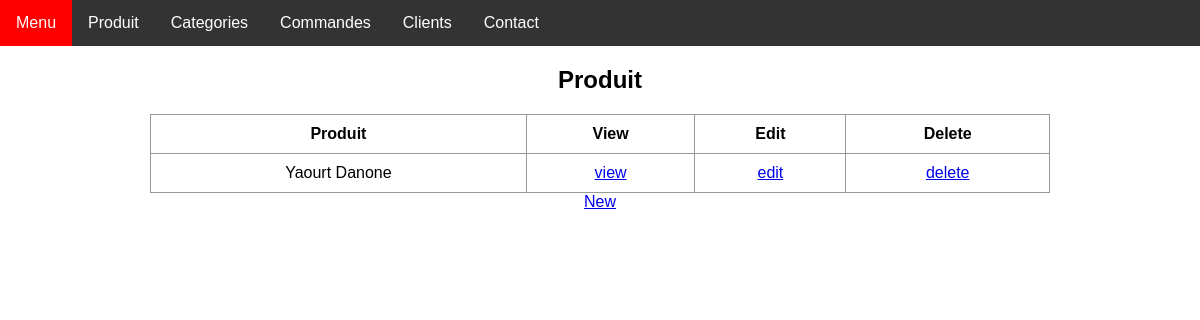
The page /employer/produit/list/ on the database as committed earlier.
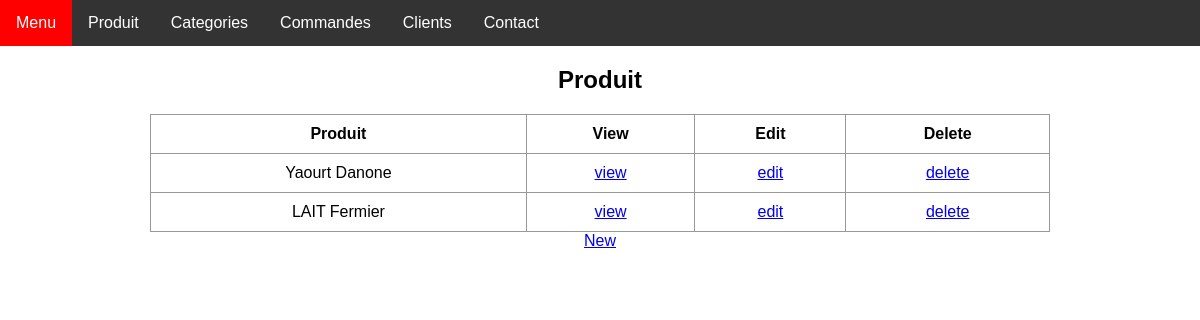
The same page on the database as committed later.
### employer/models.py (models this page shows)
class Produits(models.Model):
    nom = models.CharField(max_length=30,null=False)
    date_per = models.DateField(null=False)
    photo = models.ImageField(upload_to="employer/static/img")
    marque = models.CharField(max_length=30)
    categorie = models.ForeignKey(Categories,on_delete=models.SET_NULL,null=True)
    stock = models.PositiveIntegerField()
    prix = models.DecimalField(max_digits=10, decimal_places=2)
    def __str__(self) -> str:
        return self.nom + " " + self.marque

### employer/views/produit/produit_list.py (the view)
# urls.py: path('produit/list/', ProduitListView.as_view(), name='produit_list'),
class ProduitListView(ListView):
    model = Produits
    template_name = "produit/produit_list.html"

### employer/templates/produit/produit_list.html (shortened to what this page needs)
{% extends "main.html" %}
{% block content %}
<h2 class="form-title">Produit</h2>
<table class="table table-fluid">
    <thead>
        <tr>
            <th>Produit</th>
            <th>View</th>
            <th>Edit</th>
            <th>Delete</th>
        </tr>
    </thead>
    <tbody>
        {% for Produit in object_list %}
        <tr>
            <td>{{ Produit }}</td>
            <td><a href="{% url "produit_detail" Produit.id %}">view</a></td>
            <td><a href="{% url "produit_update" Produit.id %}">edit</a></td>
            <td><a href="{% url "produit_delete" Produit.id %}">delete</a></td>
        </tr>
        {% endfor %}
    </tbody>
</table>
<a href="{% url "produit_create" %}">New</a>
</div>
{% endblock %}

### employer/templates/main.html (shortened to what this page needs)
<!DOCTYPE html>
<html lang="fr">
<head>
    {% load static %}
    <link rel="stylesheet" href="{% static 'css/main.css' %}">
</head>
<body>
    <div class="navbar">
        <a href="{% url "home"%}">Menu</a>
        <div class="subnav">
          <button class="subnavbtn">Produit </button>
        </div>
        <div class="subnav">
          <button class="subnavbtn">Categories </button>
        </div>
        <div class="subnav">
          <button class="subnavbtn">Commandes </button>
        </div>
        <div class="subnav">
          <button class="subnavbtn">Clients </button>
        </div>
        <a href="#contact">Contact</a>
      </div>
    <div id="content">
        {% block content %}
        {% endblock %}
</body>
</html>

### employer/static/css/main.css (style rules this page uses)
body { font-family: Arial, Helvetica, sans-serif; margin: 0; }
.navbar { overflow: hidden; background-color: #333; }
.navbar a { float: left; font-size: 16px; color: white; text-align: center; padding: 14px 16px; text-decoration: none; }
.subnav { float: left; overflow: hidden; }
.subnav .subnavbtn { font-size: 16px; border: none; outline: none; color: white; padding: 14px 16px; background-color: inherit; font-family: inherit; margin: 0; }
table { border-collapse: collapse; width: 100%; overflow: scroll; margin: auto; }
td, th { border: 1px solid #999; padding: 0.5rem; text-align: left; padding: 10px; text-align: center; }
#content { width: 75%; display: flex; justify-content: center; flex-direction: column; text-align: center; margin: auto; }

Rows that differ between the two databases and show on the page:
added Produits: nom+marque "LAIT Fermier"
